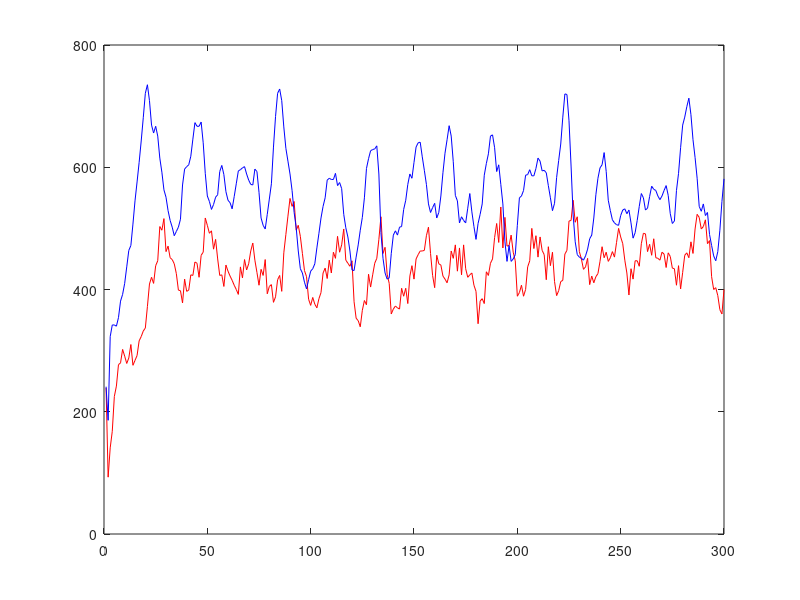

Write MATLAB code to recreate this figure.
pred=[
239,93,141,168,225,242,277,280,302,291,279,288,310,276,284,292,316,323,332,337,372,409,420,410,439,447,503,497,516,462,471,452,449,442,426,399,398,378,417,397,399,424,423,445,443,420,456,461,517,505,492,496,466,482,450,423,424,405,440,430,422,415,407,400,392,437,419,449,432,442,463,476,448,428,407,433,423,449,393,405,408,379,388,416,423,397,460,490,520,549,536,544,497,505,487,459,431,421,384,374,387,376,370,385,395,427,435,418,448,427,461,451,487,461,473,499,448,443,438,447,380,353,349,339,366,382,375,425,404,424,443,451,482,519,459,469,425,410,360,368,373,370,368,402,389,402,377,422,439,417,450,457,463,463,464,488,502,459,423,403,456,442,440,422,417,411,424,463,451,473,430,468,424,473,434,420,424,427,407,397,344,381,385,377,429,423,443,450,485,508,477,535,468,518,471,472,489,461,447,389,395,407,389,400,437,447,500,467,488,453,486,464,457,416,470,439,461,413,390,398,413,415,458,464,512,513,546,510,519,462,450,433,437,451,408,422,411,421,426,446,470,452,461,446,452,462,453,477,500,486,475,448,427,391,434,417,447,447,438,475,492,491,462,474,456,483,452,451,448,461,458,436,460,454,435,434,407,439,401,428,456,460,452,478,459,499,523,518,499,503,514,475,480,421,400,403,390,367,360,400,];
prey=[
241,186,323,342,342,340,354,381,392,410,437,464,472,507,545,576,608,643,681,721,735,709,669,656,667,651,615,592,563,551,529,513,502,488,495,502,515,571,597,601,604,618,646,673,667,667,674,640,590,553,544,531,539,551,555,593,603,588,560,546,542,532,552,573,594,596,599,601,589,579,572,571,597,593,559,517,505,499,523,548,573,633,683,721,728,709,666,631,610,589,562,526,501,463,434,427,412,401,416,430,434,442,468,492,517,536,550,579,582,580,580,590,570,575,565,523,501,486,463,432,431,453,473,497,518,550,598,614,627,629,630,635,589,493,451,427,417,419,459,489,496,489,502,503,531,546,572,589,582,608,633,640,641,617,595,572,540,526,534,541,517,526,553,591,623,645,668,651,609,554,545,509,519,513,509,533,557,527,503,482,508,523,540,587,606,622,651,653,632,593,604,572,540,478,446,472,446,450,457,505,550,553,562,587,588,596,586,586,598,615,610,594,595,591,570,550,529,541,583,611,638,682,720,719,676,602,522,478,457,453,451,448,455,466,483,489,517,555,582,599,604,624,593,546,529,514,509,506,505,521,530,532,524,530,509,484,493,513,536,557,550,530,533,552,569,564,562,553,547,553,562,570,554,524,508,512,562,590,632,669,682,699,713,686,645,616,582,536,528,540,521,526,490,472,455,447,462,497,544,581,];
plot(pred,'r');
hold on;
plot(prey,'b');
